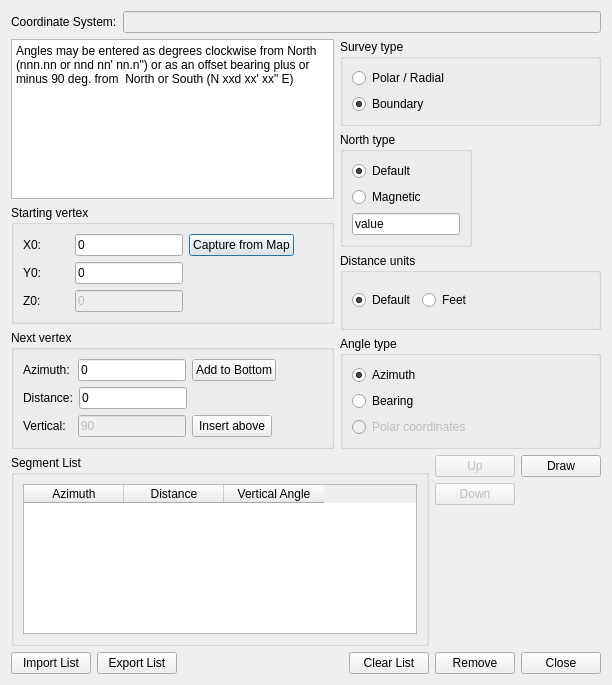
<ui version="4.0" >
 <class>ui</class>
 <widget class="QDialog" name="ui" >
  <property name="geometry" >
   <rect>
    <x>0</x>
    <y>0</y>
    <width>612</width>
    <height>685</height>
   </rect>
  </property>
  <property name="windowTitle" >
   <string>Geometry from Azimuth and Distance</string>
  </property>
  <layout class="QVBoxLayout" name="verticalLayout_13" >
   <item>
    <layout class="QVBoxLayout" name="verticalLayout_3" >
     <item>
      <layout class="QHBoxLayout" name="horizontalLayout_14" >
       <item>
        <widget class="QLabel" name="label_5" >
         <property name="sizePolicy" >
          <sizepolicy vsizetype="Preferred" hsizetype="Fixed" >
           <horstretch>0</horstretch>
           <verstretch>0</verstretch>
          </sizepolicy>
         </property>
         <property name="text" >
          <string>Coordinate System:</string>
         </property>
         <property name="buddy" >
          <cstring>lineEdit_crs</cstring>
         </property>
        </widget>
       </item>
       <item>
        <widget class="QLineEdit" name="lineEdit_crs" >
         <property name="enabled" >
          <bool>false</bool>
         </property>
        </widget>
       </item>
      </layout>
     </item>
    </layout>
   </item>
   <item>
    <layout class="QHBoxLayout" name="horizontalLayout_4" >
     <item>
      <layout class="QVBoxLayout" name="verticalLayout_6" >
       <item>
        <widget class="QPlainTextEdit" name="plainTextEdit_note" >
         <property name="enabled" >
          <bool>true</bool>
         </property>
         <property name="verticalScrollBarPolicy" >
          <enum>Qt::ScrollBarAlwaysOff</enum>
         </property>
         <property name="horizontalScrollBarPolicy" >
          <enum>Qt::ScrollBarAlwaysOff</enum>
         </property>
         <property name="readOnly" >
          <bool>true</bool>
         </property>
         <property name="plainText" >
          <string>Angles may be entered as degrees clockwise from North (nnn.nn or nnd nn' nn.n") or as an offset bearing plus or minus 90 deg. from  North or South (N xxd xx' xx" E)</string>
         </property>
        </widget>
       </item>
       <item>
        <widget class="QGroupBox" name="groupBox" >
         <property name="sizePolicy" >
          <sizepolicy vsizetype="Preferred" hsizetype="Minimum" >
           <horstretch>0</horstretch>
           <verstretch>0</verstretch>
          </sizepolicy>
         </property>
         <property name="title" >
          <string>Starting vertex</string>
         </property>
         <layout class="QVBoxLayout" name="verticalLayout_7" >
          <item>
           <layout class="QHBoxLayout" name="horizontalLayout_6" >
            <item>
             <widget class="QLabel" name="label_2" >
              <property name="text" >
               <string>X0:</string>
              </property>
              <property name="buddy" >
               <cstring>lineEdit_vertexX0</cstring>
              </property>
             </widget>
            </item>
            <item>
             <spacer name="horizontalSpacer_3" >
              <property name="orientation" >
               <enum>Qt::Horizontal</enum>
              </property>
              <property name="sizeType" >
               <enum>QSizePolicy::Fixed</enum>
              </property>
              <property name="sizeHint" stdset="0" >
               <size>
                <width>28</width>
                <height>20</height>
               </size>
              </property>
             </spacer>
            </item>
            <item>
             <widget class="QLineEdit" name="lineEdit_vertexX0" >
              <property name="sizePolicy" >
               <sizepolicy vsizetype="Fixed" hsizetype="Fixed" >
                <horstretch>0</horstretch>
                <verstretch>0</verstretch>
               </sizepolicy>
              </property>
              <property name="text" >
               <string>0</string>
              </property>
             </widget>
            </item>
            <item>
             <widget class="QPushButton" name="pushButton_startCapture" >
              <property name="text" >
               <string>Capture from Map</string>
              </property>
             </widget>
            </item>
            <item>
             <spacer name="horizontalSpacer_10" >
              <property name="orientation" >
               <enum>Qt::Horizontal</enum>
              </property>
              <property name="sizeType" >
               <enum>QSizePolicy::Expanding</enum>
              </property>
              <property name="sizeHint" stdset="0" >
               <size>
                <width>28</width>
                <height>20</height>
               </size>
              </property>
             </spacer>
            </item>
           </layout>
          </item>
          <item>
           <layout class="QHBoxLayout" name="horizontalLayout_7" >
            <item>
             <widget class="QLabel" name="label_3" >
              <property name="text" >
               <string>Y0:</string>
              </property>
              <property name="buddy" >
               <cstring>lineEdit_vertexY0</cstring>
              </property>
             </widget>
            </item>
            <item>
             <spacer name="horizontalSpacer_6" >
              <property name="orientation" >
               <enum>Qt::Horizontal</enum>
              </property>
              <property name="sizeType" >
               <enum>QSizePolicy::Fixed</enum>
              </property>
              <property name="sizeHint" stdset="0" >
               <size>
                <width>28</width>
                <height>20</height>
               </size>
              </property>
             </spacer>
            </item>
            <item>
             <widget class="QLineEdit" name="lineEdit_vertexY0" >
              <property name="sizePolicy" >
               <sizepolicy vsizetype="Fixed" hsizetype="Fixed" >
                <horstretch>0</horstretch>
                <verstretch>0</verstretch>
               </sizepolicy>
              </property>
              <property name="text" >
               <string>0</string>
              </property>
             </widget>
            </item>
            <item>
             <spacer name="horizontalSpacer_4" >
              <property name="orientation" >
               <enum>Qt::Horizontal</enum>
              </property>
              <property name="sizeType" >
               <enum>QSizePolicy::Expanding</enum>
              </property>
              <property name="sizeHint" stdset="0" >
               <size>
                <width>28</width>
                <height>20</height>
               </size>
              </property>
             </spacer>
            </item>
           </layout>
          </item>
          <item>
           <layout class="QHBoxLayout" name="horizontalLayout_8" >
            <item>
             <widget class="QLabel" name="label_4" >
              <property name="text" >
               <string>Z0:</string>
              </property>
              <property name="buddy" >
               <cstring>lineEdit_vertexZ0</cstring>
              </property>
             </widget>
            </item>
            <item>
             <spacer name="horizontalSpacer_5" >
              <property name="orientation" >
               <enum>Qt::Horizontal</enum>
              </property>
              <property name="sizeType" >
               <enum>QSizePolicy::Fixed</enum>
              </property>
              <property name="sizeHint" stdset="0" >
               <size>
                <width>28</width>
                <height>20</height>
               </size>
              </property>
             </spacer>
            </item>
            <item>
             <widget class="QLineEdit" name="lineEdit_vertexZ0" >
              <property name="enabled" >
               <bool>false</bool>
              </property>
              <property name="sizePolicy" >
               <sizepolicy vsizetype="Fixed" hsizetype="Fixed" >
                <horstretch>0</horstretch>
                <verstretch>0</verstretch>
               </sizepolicy>
              </property>
              <property name="text" >
               <string>0</string>
              </property>
             </widget>
            </item>
            <item>
             <spacer name="horizontalSpacer_7" >
              <property name="orientation" >
               <enum>Qt::Horizontal</enum>
              </property>
              <property name="sizeType" >
               <enum>QSizePolicy::Expanding</enum>
              </property>
              <property name="sizeHint" stdset="0" >
               <size>
                <width>28</width>
                <height>20</height>
               </size>
              </property>
             </spacer>
            </item>
           </layout>
          </item>
         </layout>
        </widget>
       </item>
       <item>
        <widget class="QGroupBox" name="groupBox_2" >
         <property name="sizePolicy" >
          <sizepolicy vsizetype="Preferred" hsizetype="Minimum" >
           <horstretch>0</horstretch>
           <verstretch>0</verstretch>
          </sizepolicy>
         </property>
         <property name="title" >
          <string>Next vertex</string>
         </property>
         <layout class="QVBoxLayout" name="verticalLayout_8" >
          <item>
           <layout class="QHBoxLayout" name="horizontalLayout_9" >
            <item>
             <widget class="QLabel" name="label_8" >
              <property name="sizePolicy" >
               <sizepolicy vsizetype="Preferred" hsizetype="Fixed" >
                <horstretch>0</horstretch>
                <verstretch>0</verstretch>
               </sizepolicy>
              </property>
              <property name="text" >
               <string>Azimuth:</string>
              </property>
              <property name="buddy" >
               <cstring>lineEdit_nextAzimuth</cstring>
              </property>
             </widget>
            </item>
            <item>
             <spacer name="horizontalSpacer_2" >
              <property name="orientation" >
               <enum>Qt::Horizontal</enum>
              </property>
              <property name="sizeType" >
               <enum>QSizePolicy::Fixed</enum>
              </property>
              <property name="sizeHint" stdset="0" >
               <size>
                <width>2</width>
                <height>20</height>
               </size>
              </property>
             </spacer>
            </item>
            <item>
             <widget class="QLineEdit" name="lineEdit_nextAzimuth" >
              <property name="sizePolicy" >
               <sizepolicy vsizetype="Fixed" hsizetype="Fixed" >
                <horstretch>0</horstretch>
                <verstretch>0</verstretch>
               </sizepolicy>
              </property>
              <property name="text" >
               <string>0</string>
              </property>
             </widget>
            </item>
            <item>
             <widget class="QPushButton" name="pushButton_vertexAdd" >
              <property name="text" >
               <string>Add to Bottom</string>
              </property>
             </widget>
            </item>
            <item>
             <spacer name="horizontalSpacer_9" >
              <property name="orientation" >
               <enum>Qt::Horizontal</enum>
              </property>
              <property name="sizeHint" stdset="0" >
               <size>
                <width>40</width>
                <height>20</height>
               </size>
              </property>
             </spacer>
            </item>
           </layout>
          </item>
          <item>
           <layout class="QHBoxLayout" name="horizontalLayout_10" >
            <item>
             <widget class="QLabel" name="label_9" >
              <property name="text" >
               <string>Distance:</string>
              </property>
              <property name="buddy" >
               <cstring>lineEdit_nextDistance</cstring>
              </property>
             </widget>
            </item>
            <item>
             <widget class="QLineEdit" name="lineEdit_nextDistance" >
              <property name="sizePolicy" >
               <sizepolicy vsizetype="Fixed" hsizetype="Fixed" >
                <horstretch>0</horstretch>
                <verstretch>0</verstretch>
               </sizepolicy>
              </property>
              <property name="text" >
               <string>0</string>
              </property>
             </widget>
            </item>
            <item>
             <spacer name="horizontalSpacer_8" >
              <property name="orientation" >
               <enum>Qt::Horizontal</enum>
              </property>
              <property name="sizeType" >
               <enum>QSizePolicy::Expanding</enum>
              </property>
              <property name="sizeHint" stdset="0" >
               <size>
                <width>26</width>
                <height>20</height>
               </size>
              </property>
             </spacer>
            </item>
           </layout>
          </item>
          <item>
           <layout class="QHBoxLayout" name="horizontalLayout_11" >
            <item>
             <widget class="QLabel" name="label_10" >
              <property name="text" >
               <string>Vertical:</string>
              </property>
              <property name="buddy" >
               <cstring>lineEdit_nextVertical</cstring>
              </property>
             </widget>
            </item>
            <item>
             <spacer name="horizontalSpacer_14" >
              <property name="orientation" >
               <enum>Qt::Horizontal</enum>
              </property>
              <property name="sizeType" >
               <enum>QSizePolicy::Fixed</enum>
              </property>
              <property name="sizeHint" stdset="0" >
               <size>
                <width>4</width>
                <height>20</height>
               </size>
              </property>
             </spacer>
            </item>
            <item>
             <widget class="QLineEdit" name="lineEdit_nextVertical" >
              <property name="enabled" >
               <bool>false</bool>
              </property>
              <property name="sizePolicy" >
               <sizepolicy vsizetype="Fixed" hsizetype="Fixed" >
                <horstretch>0</horstretch>
                <verstretch>0</verstretch>
               </sizepolicy>
              </property>
              <property name="text" >
               <string>90</string>
              </property>
             </widget>
            </item>
            <item>
             <widget class="QPushButton" name="pushButton_vertexInsert" >
              <property name="text" >
               <string>Insert above</string>
              </property>
             </widget>
            </item>
            <item>
             <spacer name="horizontalSpacer_12" >
              <property name="orientation" >
               <enum>Qt::Horizontal</enum>
              </property>
              <property name="sizeType" >
               <enum>QSizePolicy::Fixed</enum>
              </property>
              <property name="sizeHint" stdset="0" >
               <size>
                <width>50</width>
                <height>20</height>
               </size>
              </property>
             </spacer>
            </item>
           </layout>
          </item>
         </layout>
        </widget>
       </item>
      </layout>
     </item>
     <item>
      <layout class="QVBoxLayout" name="verticalLayout_4" >
       <item>
        <widget class="QGroupBox" name="surveyGrpBox" >
         <property name="sizePolicy" >
          <sizepolicy vsizetype="Minimum" hsizetype="Preferred" >
           <horstretch>0</horstretch>
           <verstretch>0</verstretch>
          </sizepolicy>
         </property>
         <property name="title" >
          <string>Survey type</string>
         </property>
         <layout class="QVBoxLayout" name="verticalLayout_10" >
          <item>
           <widget class="QRadioButton" name="radioButton_radialSurvey" >
            <property name="enabled" >
             <bool>true</bool>
            </property>
            <property name="sizePolicy" >
             <sizepolicy vsizetype="Preferred" hsizetype="Minimum" >
              <horstretch>0</horstretch>
              <verstretch>0</verstretch>
             </sizepolicy>
            </property>
            <property name="text" >
             <string>Polar / Radial</string>
            </property>
            <property name="checkable" >
             <bool>true</bool>
            </property>
            <property name="checked" >
             <bool>false</bool>
            </property>
           </widget>
          </item>
          <item>
           <widget class="QRadioButton" name="radioButton_boundarySurvey" >
            <property name="enabled" >
             <bool>true</bool>
            </property>
            <property name="sizePolicy" >
             <sizepolicy vsizetype="Preferred" hsizetype="Minimum" >
              <horstretch>0</horstretch>
              <verstretch>0</verstretch>
             </sizepolicy>
            </property>
            <property name="text" >
             <string>Boundary</string>
            </property>
            <property name="checked" >
             <bool>true</bool>
            </property>
           </widget>
          </item>
         </layout>
        </widget>
       </item>
       <item>
        <widget class="QGroupBox" name="groupBox_3" >
         <property name="sizePolicy" >
          <sizepolicy vsizetype="Fixed" hsizetype="Fixed" >
           <horstretch>0</horstretch>
           <verstretch>0</verstretch>
          </sizepolicy>
         </property>
         <property name="title" >
          <string>North type</string>
         </property>
         <layout class="QVBoxLayout" name="verticalLayout_12" >
          <item>
           <widget class="QRadioButton" name="radioButton_defaultNorth" >
            <property name="enabled" >
             <bool>true</bool>
            </property>
            <property name="sizePolicy" >
             <sizepolicy vsizetype="Fixed" hsizetype="Minimum" >
              <horstretch>0</horstretch>
              <verstretch>0</verstretch>
             </sizepolicy>
            </property>
            <property name="text" >
             <string>Default</string>
            </property>
            <property name="checkable" >
             <bool>true</bool>
            </property>
            <property name="checked" >
             <bool>true</bool>
            </property>
           </widget>
          </item>
          <item>
           <widget class="QRadioButton" name="radioButton_magNorth" >
            <property name="enabled" >
             <bool>true</bool>
            </property>
            <property name="text" >
             <string>Magnetic</string>
            </property>
            <property name="checked" >
             <bool>false</bool>
            </property>
           </widget>
          </item>
          <item>
           <widget class="QLineEdit" name="lineEdit_magNorth" >
            <property name="sizePolicy" >
             <sizepolicy vsizetype="Preferred" hsizetype="Minimum" >
              <horstretch>0</horstretch>
              <verstretch>0</verstretch>
             </sizepolicy>
            </property>
            <property name="text" >
             <string>value</string>
            </property>
           </widget>
          </item>
         </layout>
        </widget>
       </item>
       <item>
        <widget class="QGroupBox" name="groupBox_7" >
         <property name="sizePolicy" >
          <sizepolicy vsizetype="Fixed" hsizetype="Preferred" >
           <horstretch>0</horstretch>
           <verstretch>0</verstretch>
          </sizepolicy>
         </property>
         <property name="title" >
          <string>Distance units</string>
         </property>
         <layout class="QHBoxLayout" name="horizontalLayout" >
          <item>
           <widget class="QRadioButton" name="radioButton_defaultUnits" >
            <property name="sizePolicy" >
             <sizepolicy vsizetype="Preferred" hsizetype="Minimum" >
              <horstretch>0</horstretch>
              <verstretch>0</verstretch>
             </sizepolicy>
            </property>
            <property name="text" >
             <string>Default</string>
            </property>
            <property name="checked" >
             <bool>true</bool>
            </property>
           </widget>
          </item>
          <item>
           <widget class="QRadioButton" name="radioButton_englishUnits" >
            <property name="sizePolicy" >
             <sizepolicy vsizetype="Preferred" hsizetype="Minimum" >
              <horstretch>0</horstretch>
              <verstretch>0</verstretch>
             </sizepolicy>
            </property>
            <property name="text" >
             <string>Feet</string>
            </property>
           </widget>
          </item>
          <item>
           <spacer name="horizontalSpacer_16" >
            <property name="orientation" >
             <enum>Qt::Horizontal</enum>
            </property>
            <property name="sizeHint" stdset="0" >
             <size>
              <width>0</width>
              <height>36</height>
             </size>
            </property>
           </spacer>
          </item>
         </layout>
        </widget>
       </item>
       <item>
        <widget class="QGroupBox" name="groupBox_6" >
         <property name="enabled" >
          <bool>true</bool>
         </property>
         <property name="sizePolicy" >
          <sizepolicy vsizetype="Minimum" hsizetype="Preferred" >
           <horstretch>0</horstretch>
           <verstretch>0</verstretch>
          </sizepolicy>
         </property>
         <property name="title" >
          <string>Angle type</string>
         </property>
         <layout class="QVBoxLayout" name="verticalLayout_5" >
          <item>
           <widget class="QRadioButton" name="radioButton_azimuthAngle" >
            <property name="enabled" >
             <bool>true</bool>
            </property>
            <property name="sizePolicy" >
             <sizepolicy vsizetype="Preferred" hsizetype="Minimum" >
              <horstretch>0</horstretch>
              <verstretch>0</verstretch>
             </sizepolicy>
            </property>
            <property name="text" >
             <string>Azimuth</string>
            </property>
            <property name="checkable" >
             <bool>true</bool>
            </property>
            <property name="checked" >
             <bool>true</bool>
            </property>
           </widget>
          </item>
          <item>
           <widget class="QRadioButton" name="radioButton_bearingAngle" >
            <property name="enabled" >
             <bool>true</bool>
            </property>
            <property name="sizePolicy" >
             <sizepolicy vsizetype="Preferred" hsizetype="Minimum" >
              <horstretch>0</horstretch>
              <verstretch>0</verstretch>
             </sizepolicy>
            </property>
            <property name="text" >
             <string>Bearing</string>
            </property>
            <property name="checked" >
             <bool>false</bool>
            </property>
           </widget>
          </item>
          <item>
           <widget class="QRadioButton" name="radioButton_polarCoordAngle" >
            <property name="enabled" >
             <bool>false</bool>
            </property>
            <property name="sizePolicy" >
             <sizepolicy vsizetype="Preferred" hsizetype="Minimum" >
              <horstretch>0</horstretch>
              <verstretch>0</verstretch>
             </sizepolicy>
            </property>
            <property name="text" >
             <string>Polar coordinates</string>
            </property>
            <property name="checked" >
             <bool>false</bool>
            </property>
           </widget>
          </item>
         </layout>
         <zorder>radioButton_bearingAngle</zorder>
         <zorder>radioButton_polarCoordAngle</zorder>
         <zorder>radioButton_azimuthAngle</zorder>
        </widget>
       </item>
      </layout>
     </item>
    </layout>
   </item>
   <item>
    <layout class="QHBoxLayout" name="horizontalLayout_12" >
     <item>
      <layout class="QVBoxLayout" name="verticalLayout_11" >
       <item>
        <widget class="QGroupBox" name="groupBox_8" >
         <property name="title" >
          <string>Segment List</string>
         </property>
         <layout class="QVBoxLayout" name="verticalLayout_9" >
          <item>
           <widget class="QTableWidget" name="table_segmentList" >
            <property name="sizePolicy" >
             <sizepolicy vsizetype="Expanding" hsizetype="Preferred" >
              <horstretch>0</horstretch>
              <verstretch>0</verstretch>
             </sizepolicy>
            </property>
            <column>
             <property name="text" >
              <string>Azimuth</string>
             </property>
            </column>
            <column>
             <property name="text" >
              <string>Distance</string>
             </property>
            </column>
            <column>
             <property name="text" >
              <string>Vertical Angle</string>
             </property>
            </column>
           </widget>
          </item>
         </layout>
        </widget>
       </item>
       <item>
        <layout class="QHBoxLayout" name="horizontalLayout_3" >
         <item>
          <widget class="QPushButton" name="pushButton_segListLoad" >
           <property name="enabled" >
            <bool>true</bool>
           </property>
           <property name="text" >
            <string>Import List</string>
           </property>
          </widget>
         </item>
         <item>
          <widget class="QPushButton" name="pushButton_segListSave" >
           <property name="enabled" >
            <bool>true</bool>
           </property>
           <property name="text" >
            <string>Export List</string>
           </property>
          </widget>
         </item>
         <item>
          <spacer name="horizontalSpacer" >
           <property name="orientation" >
            <enum>Qt::Horizontal</enum>
           </property>
           <property name="sizeHint" stdset="0" >
            <size>
             <width>40</width>
             <height>20</height>
            </size>
           </property>
          </spacer>
         </item>
         <item>
          <widget class="QPushButton" name="pushButton_segListClear" >
           <property name="text" >
            <string>Clear List</string>
           </property>
          </widget>
         </item>
        </layout>
       </item>
      </layout>
     </item>
     <item>
      <layout class="QVBoxLayout" name="verticalLayout" >
       <property name="sizeConstraint" >
        <enum>QLayout::SetDefaultConstraint</enum>
       </property>
       <item>
        <widget class="QPushButton" name="pushButton_segListRowUp" >
         <property name="enabled" >
          <bool>false</bool>
         </property>
         <property name="sizePolicy" >
          <sizepolicy vsizetype="Fixed" hsizetype="Fixed" >
           <horstretch>0</horstretch>
           <verstretch>0</verstretch>
          </sizepolicy>
         </property>
         <property name="text" >
          <string>Up</string>
         </property>
        </widget>
       </item>
       <item>
        <widget class="QPushButton" name="pushButton_segListRowDn" >
         <property name="enabled" >
          <bool>false</bool>
         </property>
         <property name="sizePolicy" >
          <sizepolicy vsizetype="Fixed" hsizetype="Fixed" >
           <horstretch>0</horstretch>
           <verstretch>0</verstretch>
          </sizepolicy>
         </property>
         <property name="text" >
          <string>Down</string>
         </property>
        </widget>
       </item>
       <item>
        <spacer name="verticalSpacer_2" >
         <property name="orientation" >
          <enum>Qt::Vertical</enum>
         </property>
         <property name="sizeHint" stdset="0" >
          <size>
           <width>20</width>
           <height>28</height>
          </size>
         </property>
        </spacer>
       </item>
       <item>
        <widget class="QPushButton" name="pushButton_segListRowDel" >
         <property name="sizePolicy" >
          <sizepolicy vsizetype="Fixed" hsizetype="Fixed" >
           <horstretch>0</horstretch>
           <verstretch>0</verstretch>
          </sizepolicy>
         </property>
         <property name="text" >
          <string>Remove</string>
         </property>
        </widget>
       </item>
      </layout>
     </item>
     <item>
      <layout class="QVBoxLayout" name="verticalLayout_2" >
       <item>
        <widget class="QPushButton" name="pushButton_objectDraw" >
         <property name="sizePolicy" >
          <sizepolicy vsizetype="Fixed" hsizetype="Minimum" >
           <horstretch>0</horstretch>
           <verstretch>0</verstretch>
          </sizepolicy>
         </property>
         <property name="text" >
          <string>Draw</string>
         </property>
        </widget>
       </item>
       <item>
        <spacer name="verticalSpacer" >
         <property name="orientation" >
          <enum>Qt::Vertical</enum>
         </property>
         <property name="sizeHint" stdset="0" >
          <size>
           <width>28</width>
           <height>78</height>
          </size>
         </property>
        </spacer>
       </item>
       <item>
        <widget class="QPushButton" name="pushButton_dlgClose" >
         <property name="text" >
          <string>Close</string>
         </property>
        </widget>
       </item>
      </layout>
     </item>
    </layout>
   </item>
  </layout>
 </widget>
 <tabstops>
  <tabstop>lineEdit_vertexX0</tabstop>
  <tabstop>lineEdit_vertexY0</tabstop>
  <tabstop>pushButton_startCapture</tabstop>
  <tabstop>lineEdit_nextAzimuth</tabstop>
  <tabstop>lineEdit_nextDistance</tabstop>
  <tabstop>pushButton_vertexAdd</tabstop>
  <tabstop>radioButton_radialSurvey</tabstop>
  <tabstop>radioButton_boundarySurvey</tabstop>
  <tabstop>radioButton_defaultNorth</tabstop>
  <tabstop>radioButton_magNorth</tabstop>
  <tabstop>lineEdit_magNorth</tabstop>
  <tabstop>radioButton_defaultUnits</tabstop>
  <tabstop>radioButton_englishUnits</tabstop>
  <tabstop>radioButton_azimuthAngle</tabstop>
  <tabstop>radioButton_bearingAngle</tabstop>
  <tabstop>radioButton_polarCoordAngle</tabstop>
  <tabstop>pushButton_objectDraw</tabstop>
  <tabstop>pushButton_segListSave</tabstop>
  <tabstop>pushButton_dlgClose</tabstop>
  <tabstop>lineEdit_crs</tabstop>
  <tabstop>pushButton_vertexInsert</tabstop>
  <tabstop>table_segmentList</tabstop>
  <tabstop>pushButton_segListLoad</tabstop>
  <tabstop>pushButton_segListClear</tabstop>
  <tabstop>pushButton_segListRowUp</tabstop>
  <tabstop>pushButton_segListRowDn</tabstop>
  <tabstop>pushButton_segListRowDel</tabstop>
  <tabstop>plainTextEdit_note</tabstop>
  <tabstop>lineEdit_nextVertical</tabstop>
  <tabstop>lineEdit_vertexZ0</tabstop>
 </tabstops>
 <resources/>
 <connections>
  <connection>
   <sender>pushButton_dlgClose</sender>
   <signal>clicked()</signal>
   <receiver>ui</receiver>
   <slot>reject()</slot>
   <hints>
    <hint type="sourcelabel" >
     <x>600</x>
     <y>673</y>
    </hint>
    <hint type="destinationlabel" >
     <x>472</x>
     <y>629</y>
    </hint>
   </hints>
  </connection>
 </connections>
</ui>
